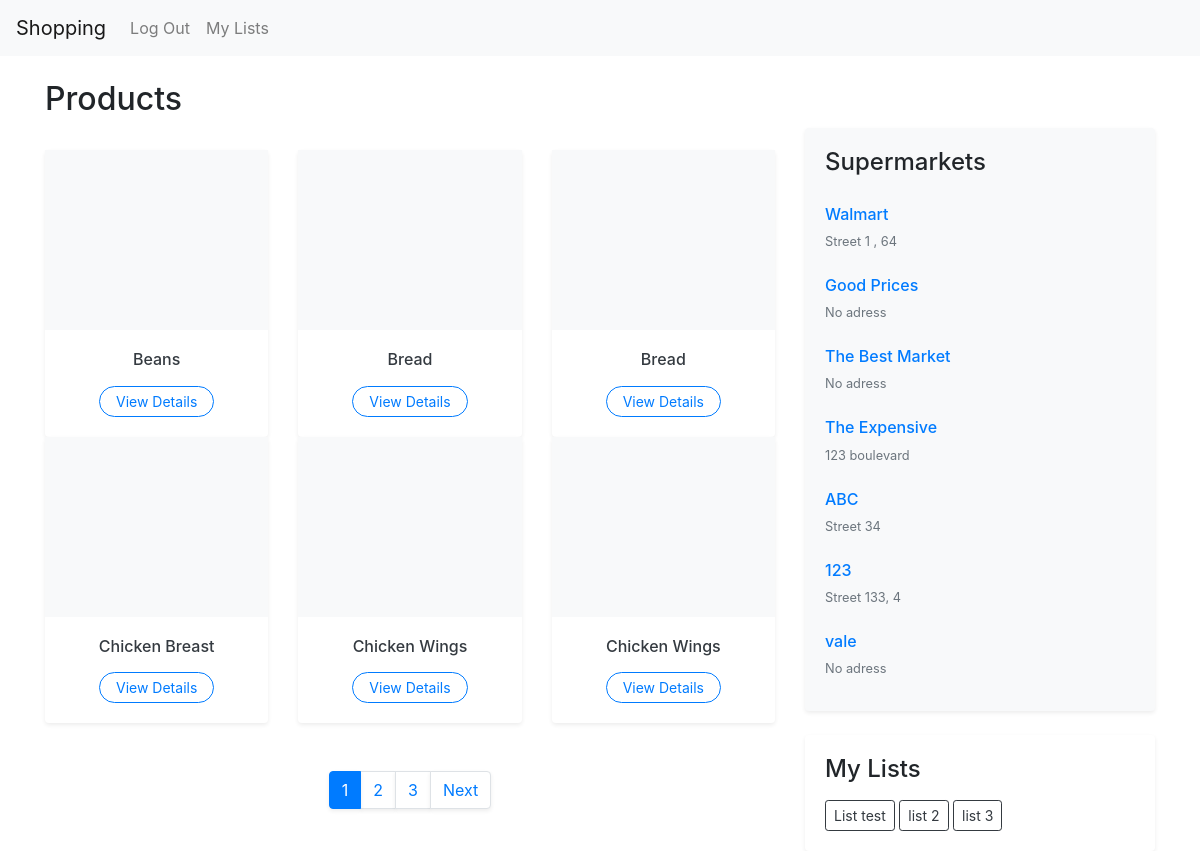
Before: / (signed in) with the older database file.
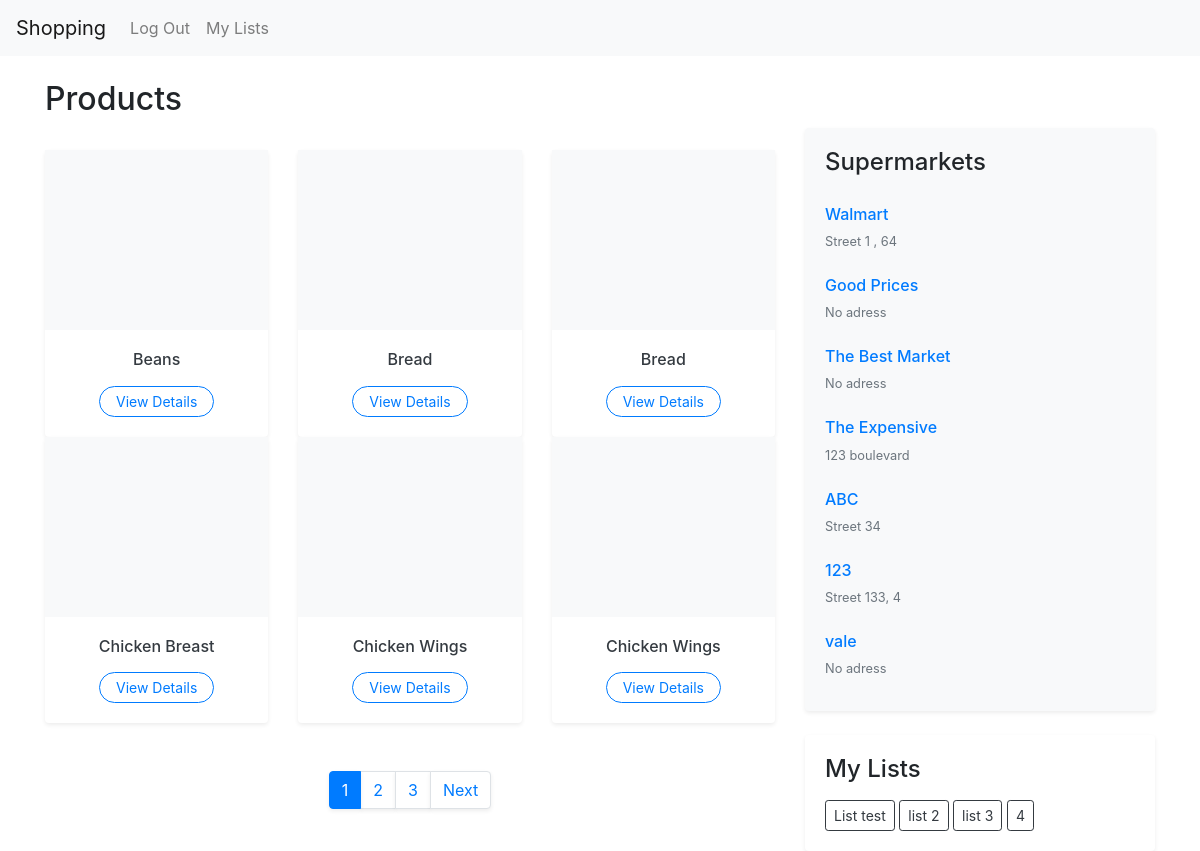
After: the same page with the newer database file.
### listsapp/models.py (models this page shows, shortened)
class Product(models.Model):
    name = models.CharField(max_length=100)
    picture = models.URLField(blank=True, null=True)
    unity = models.CharField(max_length=50)

class User(AbstractUser):
    is_supermarket = models.BooleanField(default=False)
    address = models.CharField(max_length=255, blank=True, null=True)

class List(models.Model):
    user = models.ForeignKey("User",on_delete=models.CASCADE, related_name="lists")
    name = models.CharField(max_length=100)
    products = models.ManyToManyField(Product, blank=True)

### listsapp/views.py (the view)
# urls.py: path("", views.index, name="index"),
def index(request):
    supermarkets = User.objects.filter(is_supermarket=True)
    product_list = Product.objects.all().order_by("name")
    paginator = Paginator(product_list, 6)
    page_number = request.GET.get("page")
    products = paginator.get_page(page_number)
    if request.headers.get('x-requested-with') == 'XMLHttpRequest':
        html = render_to_string("listsapp/includes/product_list_partial.html", {'products': products}, request=request)
        return JsonResponse({'html': html})
    listuser = None
    if request.user.is_authenticated and not request.user.is_supermarket:
        listuser = List.objects.filter(user=request.user)
    return render(request, "listsapp/index.html", {
        "supermarkets": supermarkets,
        "list": listuser,
        "products": products
    })

### listsapp/templates/listsapp/index.html (shortened to what this page needs)
{% extends "listsapp/layout.html" %}
{% block body %}
<div class="container mt-4">
    <div class="row">
        <div class="col-lg-8">
            <div class="d-flex justify-content-between align-items-center mb-4">
                <h2 class="fw-bold">Products</h2>
            </div>
            <div id="product-container">
                {% include "listsapp/includes/product_list_partial.html" %}
            </div>
        </div>
        <div class="col-lg-4 mt-5">
            <div class="card shadow-sm mb-4 border-0 bg-light">
                <div class="card-body">
                    <h4 class="card-title fw-bold mb-3">Supermarkets</h4>
                    <div class="list-group list-group-flush">
                        {% for sup in supermarkets %}
                            <a href="{% url 'supermarketpage' sup.id %}" class="list-group-item list-group-item-action bg-transparent border-0 px-0">
                                <div class="d-flex w-100 justify-content-between align-items-center">
                                    <h6 class="mb-1 text-primary">{{ sup.username }}</h6>
                                </div>
                                {% if sup.address %}
                                    <small class="text-muted"> {{ sup.address|truncatechars:30 }}</small>
                                {% else %}
                                    <small class="text-muted">No adress</small>
                                {% endif %}
                            </a>
                        {% empty %}
                            <p class="text-muted">No supermarkets found.</p>
                        {% endfor %}
                    </div>
                </div>
            </div>
            {% if request.user.is_authenticated and not request.user.is_supermarket %}
            <div class="card shadow-sm border-0">
                <div class="card-body">
                    <h4 class="card-title fw-bold mb-3">My Lists</h4>
                    <div class="d-grid gap-2">
                        {% for lst in list %}
                            <a href="{% url 'listpage' lst.id %}" class="btn btn-outline-dark btn-sm text-start">
                                 {{ lst.name }}
                            </a>
                        {% empty %}
                            <a href="{% url 'userpage' %}" class="btn btn-primary btn-sm">Create your first list</a>
                        {% endfor %}
                    </div>
                </div>
            </div>
            {% endif %}
        </div>
    </div>
</div>
{% endblock %}

### listsapp/templates/listsapp/includes/product_list_partial.html (shortened to what this page needs)
<div class="row row-cols-1 row-cols-md-3 g-4">
    {% for prod in products %}
    <div class="col">
        <div class="card h-100 border-0 shadow-sm hover-shadow transition">
            {% if prod.picture %}
                <img src="{{ prod.picture.url }}" class="card-img-top p-3" alt="{{ prod.name }}" style="height: 180px; object-fit: contain;">
            {% else %}
                <div class="bg-light d-flex align-items-center justify-content-center" style="height: 180px;">
                </div>
            {% endif %}
            <div class="card-body text-center">
                <h6 class="card-title mb-3">
                    <a href="{% url 'productpage' prod.id %}" class="text-decoration-none text-dark fw-bold">
                        {{ prod.name }}
                    </a>
                </h6>
                <a href="{% url 'productpage' prod.id %}" class="btn btn-sm btn-outline-primary rounded-pill px-3">View Details</a>
            </div>
        </div>
    </div>
    {% empty %}
        <div class="col-12 text-center py-5">
            <p class="text-muted">No products available.</p>
        </div>
    {% endfor %}
</div>
{% if products.paginator.num_pages > 1 %}
<nav class="mt-5">
  <ul class="pagination justify-content-center">
    {% for num in products.paginator.page_range %}
        {% if products.number == num %}
            <li class="page-item active"><span class="page-link shadow-sm">{{ num }}</span></li>
        {% elif num > products.number|add:'-3' and num < products.number|add:'3' %}
            <li class="page-item"><a class="page-link shadow-sm" href="?page={{ num }}">{{ num }}</a></li>
        {% endif %}
    {% endfor %}
    {% if products.has_next %}
      <li class="page-item">
        <a class="page-link shadow-sm" href="?page={{ products.next_page_number }}">Next</a>
      </li>
    {% endif %}
  </ul>
</nav>
{% endif %}

Changed rows visible on the page:
added List: name "4"
